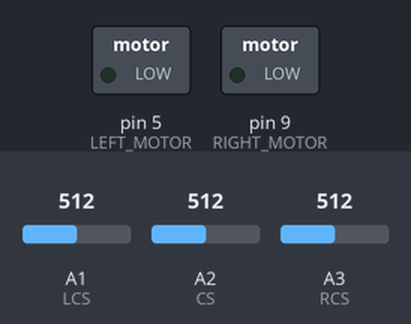
This sketch was run on a simulated Arduino Uno, built with avr-gcc and run on an emulated ATmega328P. Parts: switched loads named in the sketch (green lamp = pin HIGH). The inputs (shaded band) are chosen by the test bench; at power-on: A1 (LCS) = 512, A3 (RCS) = 512, A2 (CS) = 512.

Above: at 1.2 s.
1.3 s: A1 (LCS) set to 493
At 2.5 s:
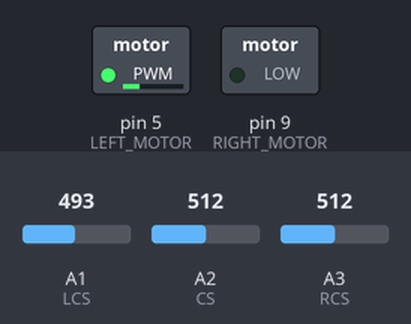
2.8 s: A3 (RCS) set to 491
At 3.7 s:
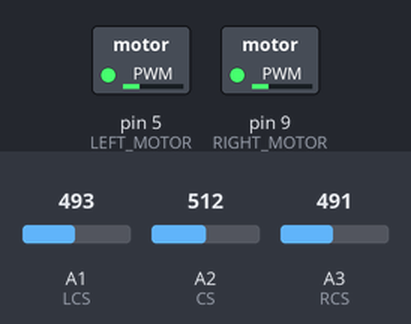
4.3 s: A1 (LCS) set to 510
At 4.8 s:
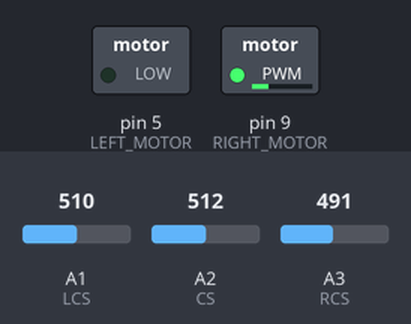
5.8 s: A1 (LCS) set to 490
At 7.0 s:
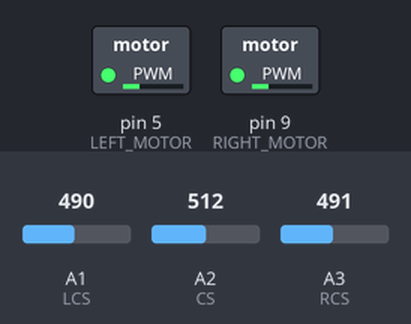
7.3 s: A1 (LCS) set to 511
At 8.3 s:
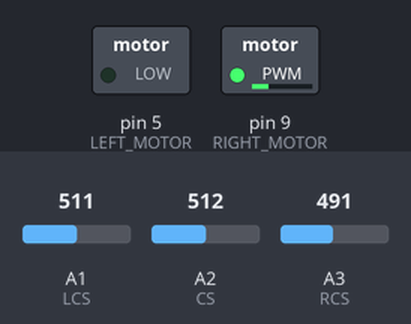
Timing chart, 0 to 9.8 s (numbered marks = the images above; inputs shaded):
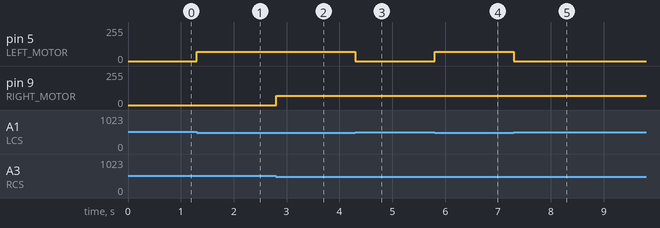

Measured:
- the behaviour switches between 501 and 500 on A1 (LCS) (found by bisection; images 0 and 1)
- the behaviour switches between 500 and 499 on A3 (RCS) (found by bisection; images 1 and 2)
- after the input at 1.3 s, pin 5 (LEFT_MOTOR): 0/255 → 70/255 at once
- after the input at 2.8 s, pin 9 (RIGHT_MOTOR): 0/255 → 70/255 at once
- after the input at 4.3 s, pin 5 (LEFT_MOTOR): 70/255 → 0/255 at once
- after the input at 5.8 s, pin 5 (LEFT_MOTOR): 0/255 → 70/255 at once
- after the input at 7.3 s, pin 5 (LEFT_MOTOR): 70/255 → 0/255 at once

The sketch:

Line_follower_bot.ino
```cpp
// Pin definitions
#define LCS A1
#define CS A2
#define RCS A3
#define LEFT_MOTOR 5
#define LEFT_MOTOR_PSEUDO 6
#define RIGHT_MOTOR 9
#define RIGHT_MOTOR_PSEUDO 10

// Sensor threshold values
#define THRESH 500

// Motor speed ki value
#define BASE_SPEED 70
#define TURN_SPEED 50

void setup() {
// Set pin modes for sensors and motors
  pinMode(LCS, INPUT);
  pinMode(CS, INPUT);
  pinMode(RCS, INPUT);
  pinMode(LEFT_MOTOR, OUTPUT);
  pinMode(RIGHT_MOTOR, OUTPUT);
}

void loop() {

  int left_center = analogRead(LCS);
  int center = analogRead(CS);
  int right_center = analogRead(RCS);

  // Check if all sensors are reading black
  if (left_center > THRESH && center > THRESH && right_center > THRESH) {
    // Reached the end of the maze, stop the motors
    digitalWrite(LEFT_MOTOR, LOW);
    digitalWrite(RIGHT_MOTOR, LOW);
    digitalWrite(LEFT_MOTOR_PSEUDO, LOW);
    digitalWrite(RIGHT_MOTOR_PSEUDO, LOW);
  }

  // Determine which direction to turn based on the sensor readings
  else if (left_center < THRESH && center > THRESH && right_center < THRESH) {

    // On a straight line, go straight

    analogWrite(LEFT_MOTOR, BASE_SPEED);
    analogWrite(RIGHT_MOTOR, BASE_SPEED);
    digitalWrite(LEFT_MOTOR_PSEUDO, LOW);
    digitalWrite(RIGHT_MOTOR_PSEUDO, LOW);
  }

  else if (left_center > THRESH) {

    // Turn slightly left

    digitalWrite(LEFT_MOTOR, LOW);
    analogWrite(RIGHT_MOTOR, BASE_SPEED);
    digitalWrite(LEFT_MOTOR_PSEUDO, LOW);
    digitalWrite(RIGHT_MOTOR_PSEUDO, LOW);
  }

  else if (right_center > THRESH) {

    // Turn slightly right

    analogWrite(LEFT_MOTOR, BASE_SPEED);
    digitalWrite(RIGHT_MOTOR, LOW);
    digitalWrite(LEFT_MOTOR_PSEUDO, LOW);
    digitalWrite(RIGHT_MOTOR_PSEUDO, LOW);
  }
  else if (left_center < THRESH && center < THRESH && right_center < THRESH) {

    // white end of the maze
    while (left_center < THRESH && center > THRESH && right_center < THRESH) {
      analogWrite(LEFT_MOTOR, TURN_SPEED);
      analogWrite(RIGHT_MOTOR, 0);
      analogWrite(RIGHT_MOTOR_PSEUDO, TURN_SPEED);
      analogWrite(LEFT_MOTOR_PSEUDO, 0);
    }
  }
}
```
